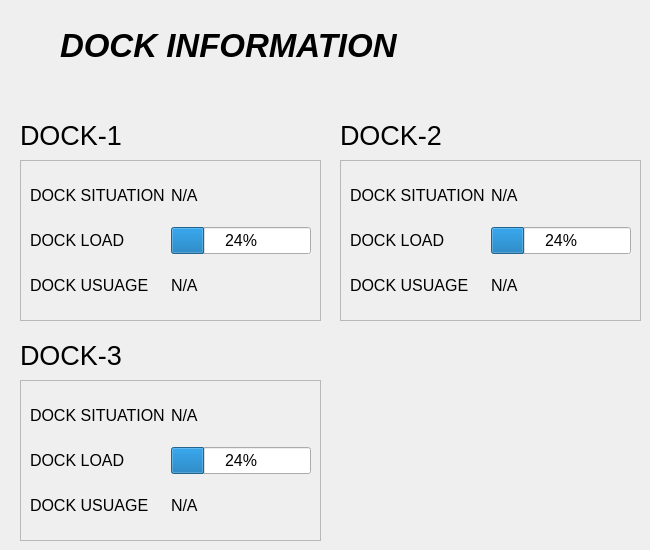
            <widget class="QWidget" name="DOCK">
             <widget class="QFrame" name="DOCK_INFO">
              <property name="geometry">
               <rect>
                <x>20</x>
                <y>160</y>
                <width>301</width>
                <height>161</height>
               </rect>
              </property>
              <property name="frameShape">
               <enum>QFrame::StyledPanel</enum>
              </property>
              <property name="frameShadow">
               <enum>QFrame::Raised</enum>
              </property>
              <layout class="QGridLayout" name="gridLayout_4">
               <item row="1" column="0">
                <widget class="QLabel" name="DOCK_LOAD">
                 <property name="font">
                  <font>
                   <family>Arial</family>
                   <pointsize>12</pointsize>
                  </font>
                 </property>
                 <property name="text">
                  <string>DOCK LOAD</string>
                 </property>
                </widget>
               </item>
               <item row="2" column="1">
                <widget class="QLabel" name="label_11">
                 <property name="font">
                  <font>
                   <family>Arial</family>
                   <pointsize>12</pointsize>
                  </font>
                 </property>
                 <property name="text">
                  <string>N/A</string>
                 </property>
                </widget>
               </item>
               <item row="1" column="1">
                <widget class="QProgressBar" name="progressBar_3">
                 <property name="font">
                  <font>
                   <family>Arial</family>
                   <pointsize>12</pointsize>
                  </font>
                 </property>
                 <property name="value">
                  <number>24</number>
                 </property>
                </widget>
               </item>
               <item row="0" column="1">
                <widget class="QLabel" name="label_9">
                 <property name="font">
                  <font>
                   <family>Arial</family>
                   <pointsize>12</pointsize>
                  </font>
                 </property>
                 <property name="text">
                  <string>N/A</string>
                 </property>
                </widget>
               </item>
               <item row="0" column="0">
                <widget class="QLabel" name="DOCK_SITUATION">
                 <property name="font">
                  <font>
                   <family>Arial</family>
                   <pointsize>12</pointsize>
                  </font>
                 </property>
                 <property name="text">
                  <string>DOCK SITUATION</string>
                 </property>
                </widget>
               </item>
               <item row="2" column="0">
                <widget class="QLabel" name="DOC_USUAGE">
                 <property name="font">
                  <font>
                   <family>Arial</family>
                   <pointsize>12</pointsize>
                  </font>
                 </property>
                 <property name="text">
                  <string>DOCK USUAGE</string>
                 </property>
                </widget>
               </item>
              </layout>
             </widget>
             <widget class="QLabel" name="DOCK_TITLE">
              <property name="geometry">
               <rect>
                <x>60</x>
                <y>10</y>
                <width>341</width>
                <height>71</height>
               </rect>
              </property>
              <property name="font">
               <font>
                <family>Arial</family>
                <pointsize>25</pointsize>
                <weight>75</weight>
                <italic>true</italic>
                <bold>true</bold>
               </font>
              </property>
              <property name="text">
               <string>DOCK INFORMATION</string>
              </property>
             </widget>
             <widget class="QLabel" name="label_43">
              <property name="geometry">
               <rect>
                <x>20</x>
                <y>120</y>
                <width>111</width>
                <height>31</height>
               </rect>
              </property>
              <property name="font">
               <font>
                <family>Arial</family>
                <pointsize>20</pointsize>
               </font>
              </property>
              <property name="text">
               <string>DOCK-1</string>
              </property>
             </widget>
             <widget class="QLabel" name="label_44">
              <property name="geometry">
               <rect>
                <x>20</x>
                <y>340</y>
                <width>111</width>
                <height>31</height>
               </rect>
              </property>
              <property name="font">
               <font>
                <family>Arial</family>
                <pointsize>20</pointsize>
               </font>
              </property>
              <property name="text">
               <string>DOCK-3</string>
              </property>
             </widget>
             <widget class="QFrame" name="DOCK_INFO_2">
              <property name="geometry">
               <rect>
                <x>20</x>
                <y>380</y>
                <width>301</width>
                <height>161</height>
               </rect>
              </property>
              <property name="frameShape">
               <enum>QFrame::StyledPanel</enum>
              </property>
              <property name="frameShadow">
               <enum>QFrame::Raised</enum>
              </property>
              <layout class="QGridLayout" name="gridLayout_8">
               <item row="1" column="0">
                <widget class="QLabel" name="DOCK_LOAD_2">
                 <property name="font">
                  <font>
                   <family>Arial</family>
                   <pointsize>12</pointsize>
                  </font>
                 </property>
                 <property name="text">
                  <string>DOCK LOAD</string>
                 </property>
                </widget>
               </item>
               <item row="2" column="1">
                <widget class="QLabel" name="label_67">
                 <property name="font">
                  <font>
                   <family>Arial</family>
                   <pointsize>12</pointsize>
                  </font>
                 </property>
                 <property name="text">
                  <string>N/A</string>
                 </property>
                </widget>
               </item>
               <item row="1" column="1">
                <widget class="QProgressBar" name="progressBar_7">
                 <property name="font">
                  <font>
                   <family>Arial</family>
                   <pointsize>12</pointsize>
                  </font>
                 </property>
                 <property name="value">
                  <number>24</number>
                 </property>
                </widget>
               </item>
               <item row="0" column="1">
                <widget class="QLabel" name="label_10">
                 <property name="font">
                  <font>
                   <family>Arial</family>
                   <pointsize>12</pointsize>
                  </font>
                 </property>
                 <property name="text">
                  <string>N/A</string>
                 </property>
                </widget>
               </item>
               <item row="0" column="0">
                <widget class="QLabel" name="DOCK_SITUATION_2">
                 <property name="font">
                  <font>
                   <family>Arial</family>
                   <pointsize>12</pointsize>
                  </font>
                 </property>
                 <property name="text">
                  <string>DOCK SITUATION</string>
                 </property>
                </widget>
               </item>
               <item row="2" column="0">
                <widget class="QLabel" name="DOC_USUAGE_2">
                 <property name="font">
                  <font>
                   <family>Arial</family>
                   <pointsize>12</pointsize>
                  </font>
                 </property>
                 <property name="text">
                  <string>DOCK USUAGE</string>
                 </property>
                </widget>
               </item>
              </layout>
             </widget>
             <widget class="QLabel" name="label_68">
              <property name="geometry">
               <rect>
                <x>340</x>
                <y>120</y>
                <width>111</width>
                <height>31</height>
               </rect>
              </property>
              <property name="font">
               <font>
                <family>Arial</family>
                <pointsize>20</pointsize>
               </font>
              </property>
              <property name="text">
               <string>DOCK-2</string>
              </property>
             </widget>
             <widget class="QFrame" name="DOCK_INFO_3">
              <property name="geometry">
               <rect>
                <x>340</x>
                <y>160</y>
                <width>301</width>
                <height>161</height>
               </rect>
              </property>
              <property name="frameShape">
               <enum>QFrame::StyledPanel</enum>
              </property>
              <property name="frameShadow">
               <enum>QFrame::Raised</enum>
              </property>
              <layout class="QGridLayout" name="gridLayout_14">
               <item row="1" column="0">
                <widget class="QLabel" name="DOCK_LOAD_3">
                 <property name="font">
                  <font>
                   <family>Arial</family>
                   <pointsize>12</pointsize>
                  </font>
                 </property>
                 <property name="text">
                  <string>DOCK LOAD</string>
                 </property>
                </widget>
               </item>
               <item row="2" column="1">
                <widget class="QLabel" name="label_69">
                 <property name="font">
                  <font>
                   <family>Arial</family>
                   <pointsize>12</pointsize>
                  </font>
                 </property>
                 <property name="text">
                  <string>N/A</string>
                 </property>
                </widget>
               </item>
               <item row="1" column="1">
                <widget class="QProgressBar" name="progressBar_13">
                 <property name="font">
                  <font>
                   <family>Arial</family>
                   <pointsize>12</pointsize>
                  </font>
                 </property>
                 <property name="value">
                  <number>24</number>
                 </property>
                </widget>
               </item>
               <item row="0" column="1">
                <widget class="QLabel" name="label_70">
                 <property name="font">
                  <font>
                   <family>Arial</family>
                   <pointsize>12</pointsize>
                  </font>
                 </property>
                 <property name="text">
                  <string>N/A</string>
                 </property>
                </widget>
               </item>
               <item row="0" column="0">
                <widget class="QLabel" name="DOCK_SITUATION_3">
                 <property name="font">
                  <font>
                   <family>Arial</family>
                   <pointsize>12</pointsize>
                  </font>
                 </property>
                 <property name="text">
                  <string>DOCK SITUATION</string>
                 </property>
                </widget>
               </item>
               <item row="2" column="0">
                <widget class="QLabel" name="DOC_USUAGE_3">
                 <property name="font">
                  <font>
                   <family>Arial</family>
                   <pointsize>12</pointsize>
                  </font>
                 </property>
                 <property name="text">
                  <string>DOCK USUAGE</string>
                 </property>
                </widget>
               </item>
              </layout>
             </widget>
            </widget>
